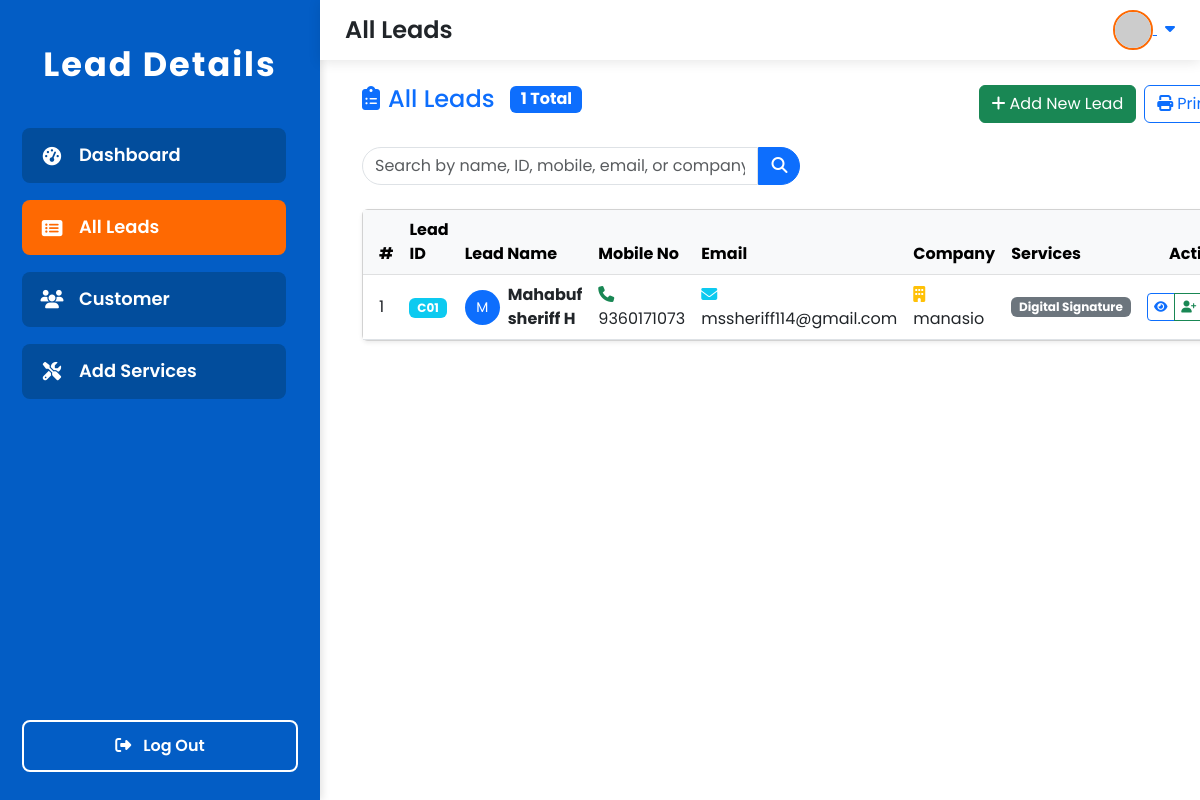
Page /all_leads/ on the committed database.
### lead/models.py (models this page shows, shortened)
class Lead(models.Model):
    LEAD_TYPE_CHOICES = [
    ('customer', 'Customer'),
    ('partner', 'Partner'),
    ('vendor', 'Vendor'),
    ('other', 'Other'),
]
    customer_id = models.CharField(max_length=50, unique=True)
    customer_name = models.CharField(max_length=200)
    mobile_no = models.CharField(max_length=15)
    father_name = models.CharField(max_length=200, blank=True, null=True)
    spouse_name = models.CharField(max_length=200, blank=True, null=True)
    mother_name = models.CharField(max_length=200, blank=True, null=True)
    aadhar_card_no = models.CharField(max_length=12, blank=True, null=True)
    pan_no = models.CharField(max_length=10, blank=True, null=True)
    company_name = models.CharField(max_length=200, blank=True, null=True)
    email_id = models.EmailField(blank=True, null=True)
    gst_no = models.CharField(max_length=15, blank=True, null=True)
    cin_no = models.CharField(max_length=21, blank=True, null=True)
    assigned_to = models.CharField(max_length=200, blank=True, null=True)
    delivery_date = models.DateField(blank=True, null=True)
    document_name = models.CharField(max_length=255, blank=True, null=True)  # Add this line
    upload_document = models.FileField(upload_to='documents', blank=True, null=True)
    note = models.TextField(blank=True, null=True)
    created_at = models.DateTimeField(auto_now_add=True)
    updated_at = models.DateTimeField(auto_now=True)
    lead_type = models.CharField(max_length=10, choices=LEAD_TYPE_CHOICES, default='lead')
    class Meta:
        ordering = ['-created_at']

class LeadService(models.Model):
    lead = models.ForeignKey(Lead, on_delete=models.CASCADE, related_name='services')
    service = models.ForeignKey(Service, on_delete=models.CASCADE)
    service_price = models.DecimalField(max_digits=10, decimal_places=2)
    created_at = models.DateTimeField(auto_now_add=True)
    class Meta:
        unique_together = ['lead', 'service']

class Service(models.Model):
    CATEGORY_CHOICES = [
        ('Tax', 'Tax'),
        ('Registration', 'Registration'),
        ('Consultancy', 'Consultancy'),
        ('Filing', 'Filing'),
        ('Legal', 'Legal'),
    ]
    name = models.CharField(max_length=200)
    category = models.CharField(max_length=50, choices=CATEGORY_CHOICES)
    base_price = models.DecimalField(max_digits=10, decimal_places=2)
    description = models.TextField(blank=True, null=True)
    created_at = models.DateTimeField(auto_now_add=True)
    updated_at = models.DateTimeField(auto_now=True)
    class Meta:
        ordering = ['name']

### lead/views.py (the view, shortened to what this page needs)
# urls.py: path('all_leads/', views.all_leads,name='all_leads'),
def all_leads(request):
    search_query = request.GET.get('search', '')
    leads = Lead.objects.filter(lead_type='lead')
    leads=leads.order_by('-created_at')
    total_leads = leads.count()
    paginator = Paginator(leads, 3)  # Show 10 leads per page
    page_number = request.GET.get('page')
    page_obj = paginator.get_page(page_number)
    context = {
        'leads': page_obj,
        'search_query': search_query,
        'total_leads': total_leads,
        'page_obj': page_obj,
    }
    return render(request, 'all_leads.html', context)

### lead/templates/all_leads.html (shortened to what this page needs)
{% extends 'base.html' %}
{% block page_title %}All Leads{% endblock %}
{% block content %}
<div class="container-fluid">
    <div class="row mb-4">
        <div class="col-md-8">
            <div class="d-flex align-items-center">
                <h4 class="mb-0 text-primary">
                    <i class="fas fa-clipboard-list me-2"></i>All Leads
                </h4>
                <span class="badge bg-primary ms-3 fs-6">{{ total_leads }} Total</span>
            </div>
        </div>
        <div class="col-md-4">
            <div class="d-flex gap-2">
                <a href="{% url 'new_lead' %}" class="btn btn-success">
                    <i class="fas fa-plus me-1"></i>Add New Lead
                </a>
                <button class="btn btn-outline-primary" onclick="window.print()">
                    <i class="fas fa-print me-1"></i>Print
                </button>
            </div>
        </div>
    </div>
    <div class="row mb-4">
        <div class="col-md-6">
            <form method="get" class="d-flex">
                <input type="text"
                       class="form-control"
                       name="search"
                       value="{{ search_query }}"
                       placeholder="Search by name, ID, mobile, email, or company..."
                       style="border-radius: 25px 0 0 25px;">
                <button class="btn btn-primary" type="submit" style="border-radius: 0 25px 25px 0;">
                    <i class="fas fa-search"></i>
                </button>
            </form>
        </div>
        <div class="col-md-6 text-end">
        </div>
    </div>
    <div class="card shadow-sm">
        <div class="card-body p-0">
            {% if leads %}
            <div class="table-responsive">
                <table class="table table-hover mb-0">
                    <thead class="table-light">
                        <tr>
                            <th scope="col" class="ps-3">#</th>
                            <th scope="col">Lead ID</th>
                            <th scope="col">Lead Name</th>
                            <th scope="col">Mobile No</th>
                            <th scope="col">Email</th>
                            <th scope="col">Company</th>
                            <th scope="col">Services</th>
                            <th scope="col" class="text-center">Actions</th>
                        </tr>
                    </thead>
                    <tbody>
                        {% for lead in leads %}
                        <tr>
                            <td class="ps-3">{{ forloop.counter|add:page_obj.start_index|add:"-1" }}</td>
                            <td>
                                <span class="badge bg-info">{{ lead.customer_id }}</span>
                            </td>
                            <td>
                                <div class="d-flex align-items-center">
                                    <div class="avatar-sm me-2">
                                        <div class="bg-primary text-white rounded-circle d-flex align-items-center justify-content-center" style="width: 35px; height: 35px; font-size: 14px;">
                                            {{ lead.customer_name|first|upper }}
                                        </div>
                                    </div>
                                    <div>
                                        <strong>{{ lead.customer_name }}</strong>
                                    </div>
                                </div>
                            </td>
                            <td>
                                <i class="fas fa-phone text-success me-1"></i>{{ lead.mobile_no }}
                            </td>
                            <td>
                                {% if lead.email_id %}
                                <i class="fas fa-envelope text-info me-1"></i>{{ lead.email_id }}
                                {% else %}
                                <span class="text-muted">-</span>
                                {% endif %}
                            </td>
                            <td>
                                {% if lead.company_name %}
                                <i class="fas fa-building text-warning me-1"></i>{{ lead.company_name }}
                                {% else %}
                                <span class="text-muted">-</span>
                                {% endif %}
                            </td>
                            <td>
                                {% if lead.services.exists %}
                                <div class="d-flex flex-wrap gap-1">
                                    {% for lead_service in lead.services.all %}
                                    <span class="badge bg-secondary">{{ lead_service.service.name }}</span>
                                    {% endfor %}
                                </div>
                                {% else %}
                                <span class="text-muted">No services</span>
                                {% endif %}
                            </td>
                            <td class="text-center">
                                <div class="btn-group btn-group-sm" role="group">
                                    <a href="{% url 'view_lead' lead.id %}" class="btn btn-outline-primary" title="View Details">
                                        <i class="fas fa-eye"></i>
                                    </a>
                                    <a href="{% url 'convert_to_customer' lead.id %}" class="btn btn-outline-success" title="Convert to Customer">
                                        <i class="fas fa-user-plus"></i>
                                    </a>
                                </div>
                            </td>
                        </tr>
                        {% endfor %}
                    </tbody>
                </table>
            </div>
            {% endif %}
        </div>
    </div>
</div>
{% endblock %}

### lead/templates/base.html (style rules this page uses)
:root { --menu-bg: #035dc5; --menu-highlight: #fe6902; --menu-item-bg: #024d9c; --menu-item-hover: #1677ff; --sidebar-width: 320px; --header-height: 60px; --transition-speed: 0.3s; }
html, body { height: 100%; margin: 0; padding: 0; font-family: 'Poppins', Arial, sans-serif; background: #0366c3; color: #4a4a4a; overflow-y: auto; }

### lead/templates/all_leads.html (style rules this page uses)
.avatar-sm { flex-shrink: 0; }
.table td { vertical-align: middle; }
.badge { font-size: 0.75em; }
.btn-group-sm .btn { padding: 0.25rem 0.4rem; font-size: 0.75rem; }

### rows in the picture
Lead: customer_id "C01", customer_name|first "M", customer_name "Mahabuf sheriff H", mobile_no "9360171073", email_id "mssheriff114@gmail.com", company_name "manasio"
LeadService: service.name "Digital Signature"

### other values in the picture
{{ total_leads }} "1"
